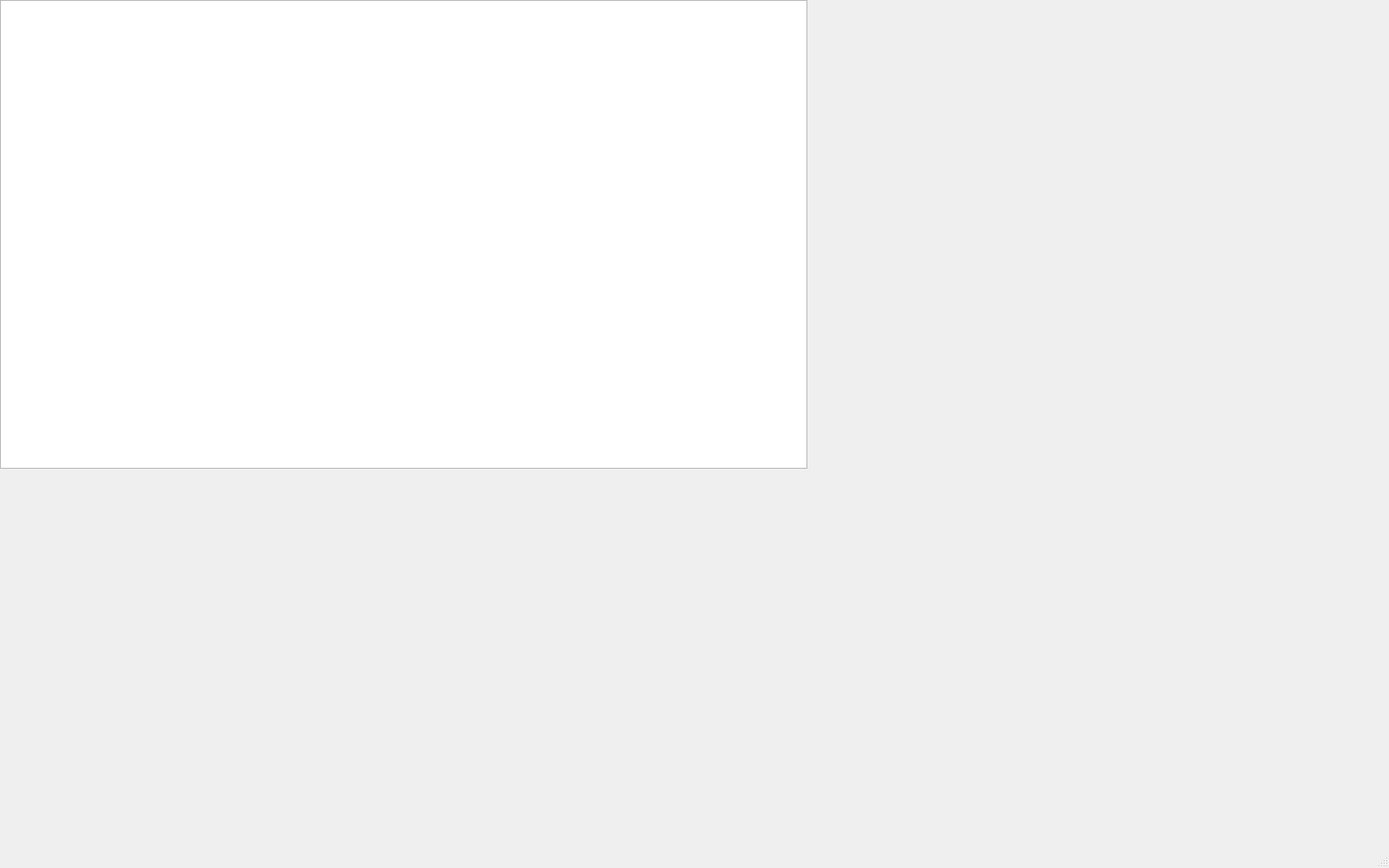
<?xml version="1.0" encoding="UTF-8"?>
<ui version="4.0">
 <class>MainWindow</class>
 <widget class="QMainWindow" name="MainWindow">
  <property name="enabled">
   <bool>true</bool>
  </property>
  <property name="geometry">
   <rect>
    <x>0</x>
    <y>0</y>
    <width>1600</width>
    <height>1000</height>
   </rect>
  </property>
  <property name="sizePolicy">
   <sizepolicy hsizetype="Preferred" vsizetype="Preferred">
    <horstretch>0</horstretch>
    <verstretch>0</verstretch>
   </sizepolicy>
  </property>
  <property name="minimumSize">
   <size>
    <width>950</width>
    <height>600</height>
   </size>
  </property>
  <property name="windowTitle">
   <string>MainWindow</string>
  </property>
  <widget class="QWidget" name="centralwidget">
   <widget class="QTableView" name="tableView">
    <property name="geometry">
     <rect>
      <x>0</x>
      <y>0</y>
      <width>930</width>
      <height>540</height>
     </rect>
    </property>
    <property name="sortingEnabled">
     <bool>false</bool>
    </property>
   </widget>
  </widget>
  <widget class="QMenuBar" name="menubar">
   <property name="geometry">
    <rect>
     <x>0</x>
     <y>0</y>
     <width>1600</width>
     <height>26</height>
    </rect>
   </property>
  </widget>
  <widget class="QStatusBar" name="statusbar"/>
 </widget>
 <resources/>
 <connections/>
</ui>
